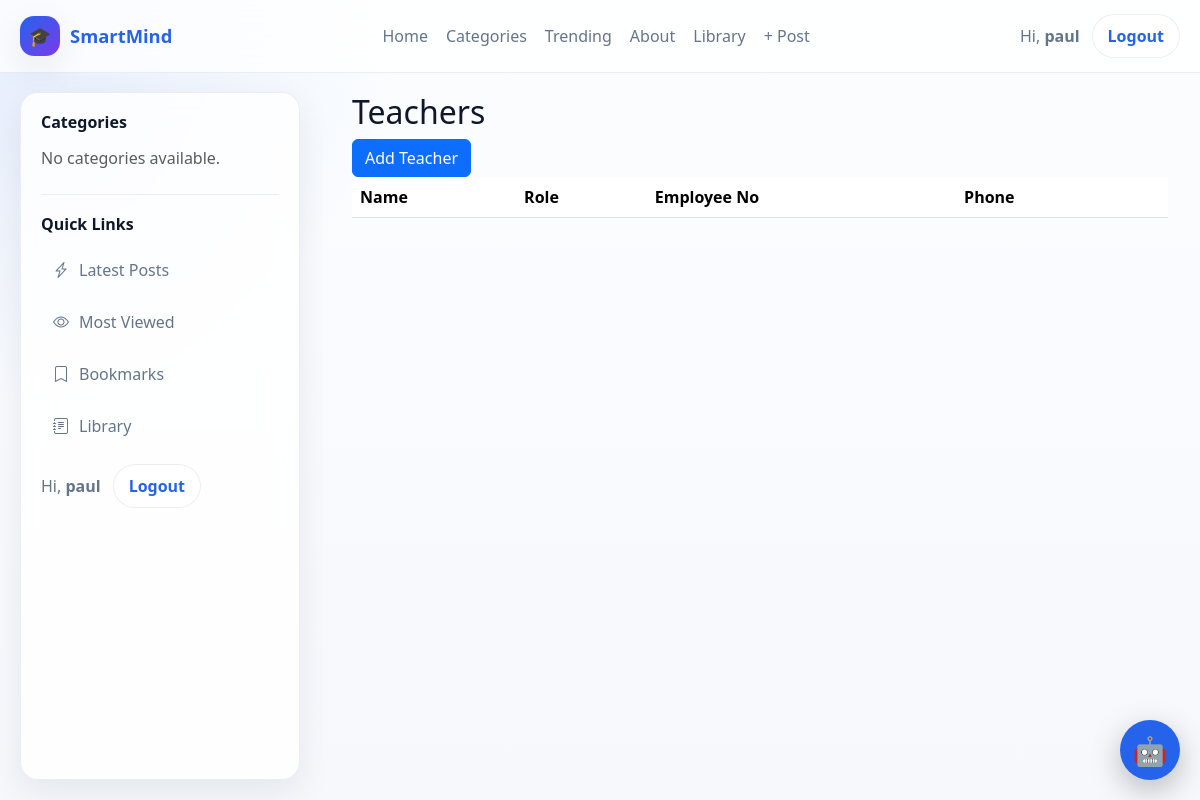
The page /accounts/teachers/ (signed in) on the database as committed earlier.
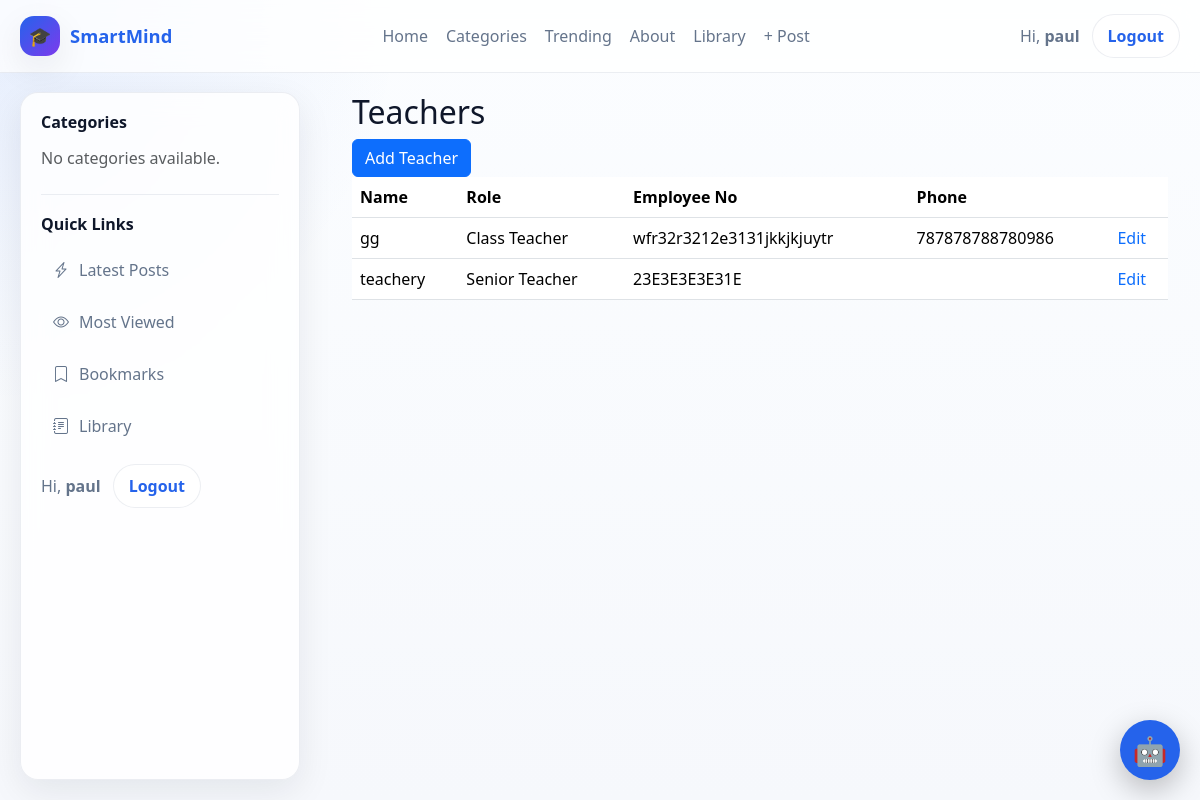
The same page on the database as committed later.
### accounts/models.py (models this page shows, shortened)
class User(AbstractUser):
    ROLE_CHOICES = [
        ("school_admin", "School Admin"),
        ("teacher", "Teacher"),
        ("student", "Student"),
        ("parent", "Parent"),
    ]
    role = models.CharField(
        max_length=20,
        choices=ROLE_CHOICES,
        default="student",
        db_index=True,
    )
    school = models.ForeignKey(
        "schools.School",
        on_delete=models.CASCADE,
        related_name="users",
        null=True,
        blank=True,
    )
    school_class = models.ForeignKey(
        "schools.SchoolClass",
        on_delete=models.SET_NULL,
        related_name="students",
        null=True,
        blank=True,
    )
    teacher_role = models.ForeignKey(
        "TeacherRole",
        on_delete=models.SET_NULL,
        null=True,
        blank=True,
        related_name="teachers",
    )
    admission_number = models.CharField(
        max_length=30,
        unique=True,
        blank=True,
        null=True,
        db_index=True,
    )
    employee_number = models.CharField(
        max_length=30,
        unique=True,
        blank=True,
        null=True,
        db_index=True,
    )
    tsc_number = models.CharField(
        max_length=30,
        blank=True,
        null=True,
    )
    phone_number = models.CharField(max_length=20, blank=True)
    profile_picture = models.ImageField(upload_to="profiles/", blank=True, null=True)
    date_of_birth = models.DateField(blank=True, null=True)
    is_verified = models.BooleanField(default=False)
    created_at = models.DateTimeField(default=timezone.now)
    updated_at = models.DateTimeField(auto_now=True)
    @property
    def full_name(self):
        return self.get_full_name() or self.username

class TeacherRole(models.Model):
    school = models.ForeignKey(
        "schools.School",
        on_delete=models.CASCADE,
        related_name="teacher_roles",
    )
    name = models.CharField(max_length=100)
    description = models.TextField(blank=True)
    created_at = models.DateTimeField(default=timezone.now)
    updated_at = models.DateTimeField(auto_now=True)
    class Meta:
        ordering = ["name"]
        constraints = [
            models.UniqueConstraint(
                fields=["school", "name"],
                name="unique_teacher_role_per_school",
            )
        ]
    def __str__(self):
        return self.name

### accounts/views.py (the view)
# urls.py: path('teachers/', views.teacher_list, name='teacher_list'),
@login_required
def teacher_list(request):
    teachers = User.objects.filter(
        role="teacher",
        school=request.user.school,
    ).select_related("teacher_role")
    return render(request, "teacher_list.html", {"teachers": teachers})

### accounts/templates/teacher_list.html
{% extends "base.html" %}
{% block content %}
<div class="container">
<h2>Teachers</h2>
<a href="{% url 'teacher_create' %}"
class="btn btn-primary">
Add Teacher
</a>
<table class="table">
<thead>
<tr>
<th>Name</th>
<th>Role</th>
<th>Employee No</th>
<th>Phone</th>
<th></th>
</tr>
</thead>
<tbody>
{% for teacher in teachers %}
<tr>
<td>
{{ teacher.full_name }}
</td>
<td>
{{ teacher.teacher_role }}
</td>
<td>
{{ teacher.employee_number }}
</td>
<td>
{{ teacher.phone_number }}
</td>
<td>
<a href="{% url 'teacher_update' teacher.id %}">
Edit
</a>
</td>
</tr>
{% endfor %}
</tbody>
</table>
</div>
{% endblock %}

Rows that differ between the two databases and show on the page:
now on this page (row edited): User: full_name "gg", teacher_role "Class Teacher", employee_number "wfr32r3212e3131jkkjkjuytr", phone_number "787878788780986"
now on this page (row unchanged): User: full_name "teachery", teacher_role "Senior Teacher", employee_number "23E3E3E3E31E"
